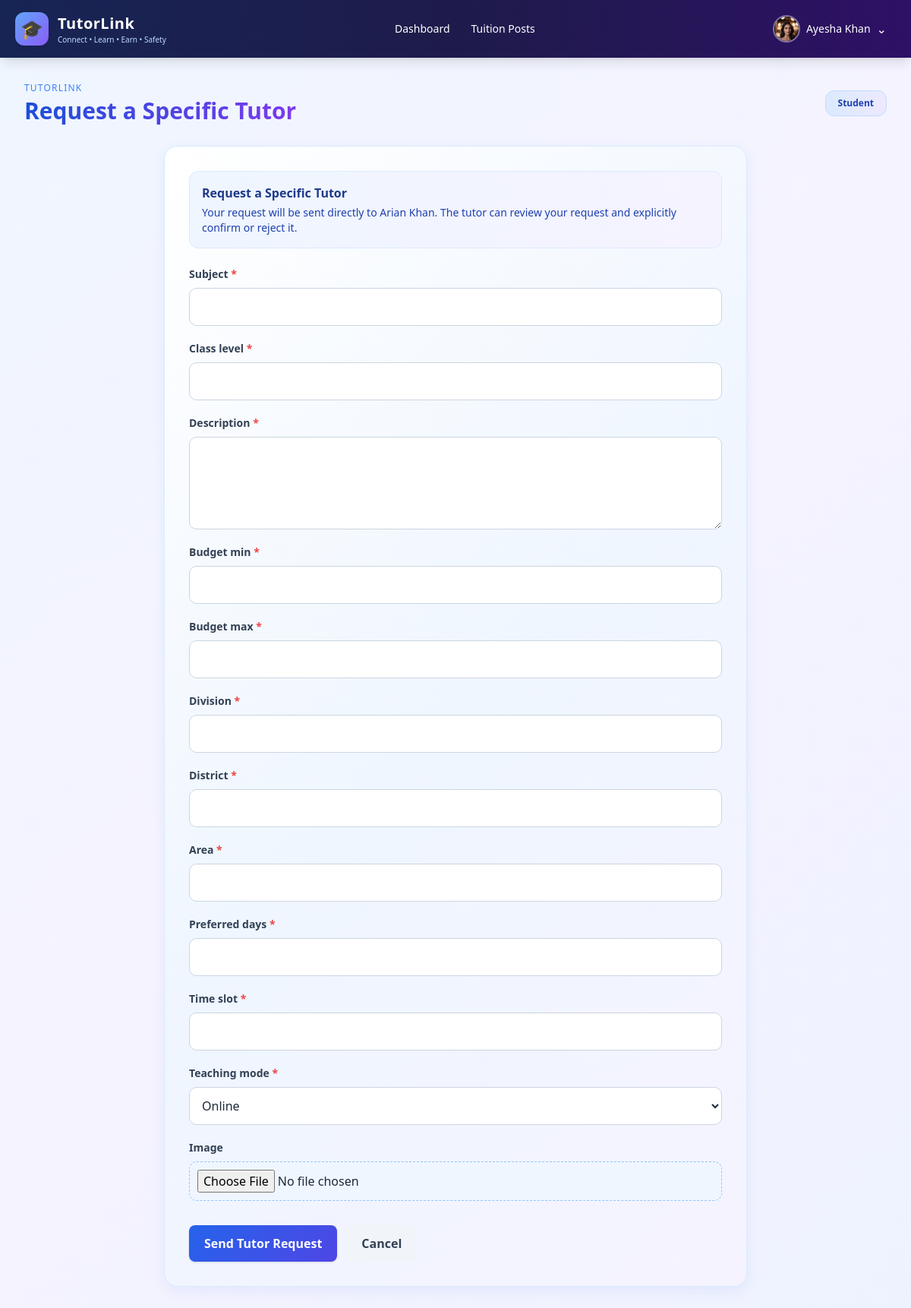
Page /tutors/1/request/ (signed in) on the committed database.
### accounts/models.py (models this page shows, shortened)
class User(AbstractUser):
    class Role(models.TextChoices):
        ADMIN = 'ADMIN', 'Administrator'
        TUTOR = 'TUTOR', 'Tutor'
        STUDENT = 'STUDENT', 'Student'
    role = models.CharField(max_length=10, choices=Role.choices, default=Role.STUDENT)
    phone = models.CharField(max_length=20, blank=True)
    division = models.CharField(max_length=50, blank=True)
    district = models.CharField(max_length=50, blank=True)
    area = models.CharField(max_length=100, blank=True)
    profile_picture = models.ImageField(upload_to='profiles/', blank=True, null=True)
    bio = models.TextField(blank=True)
    is_verified = models.BooleanField(default=False)
    institution = models.CharField(max_length=150, blank=True)
    academic_level = models.CharField(max_length=50, blank=True)
    monthly_budget = models.DecimalField(max_digits=10, decimal_places=2, null=True, blank=True)

### tutors/models.py (models this page shows, shortened)
class TutorProfile(models.Model):
    class Mode(models.TextChoices):
        ONLINE = "ONLINE", "Online"
        OFFLINE = "OFFLINE", "Offline"
        BOTH = "BOTH", "Online & Offline"
    user = models.OneToOneField(
        settings.AUTH_USER_MODEL,
        on_delete=models.CASCADE,
        related_name="tutor_profile",
    )
    university = models.CharField(max_length=200, blank=True)
    department = models.CharField(max_length=200, blank=True)
    subjects = models.ManyToManyField(
        Subject,
        blank=True,
        related_name="tutors",
    )
    class_from = models.PositiveSmallIntegerField(default=1)
    class_to = models.PositiveSmallIntegerField(default=12)
    expected_salary = models.DecimalField(
        max_digits=10,
        decimal_places=2,
        default=0,
    )
    mode = models.CharField(
        max_length=20,
        choices=Mode.choices,
        default=Mode.BOTH,
    )
    experience_years = models.PositiveSmallIntegerField(default=0)
    available_time = models.CharField(max_length=200, blank=True)
    rating = models.DecimalField(
        max_digits=3,
        decimal_places=2,
        default=0,
    )
    review_count = models.PositiveIntegerField(default=0)
    class Meta:
        ordering = ["-rating", "-review_count"]

### tutors/views.py (the view, shortened to what this page needs)
@login_required
def request_tutor(request, profile_id):
    if request.user.role != User.Role.STUDENT:
        raise PermissionDenied
    tutor = get_object_or_404(
        TutorProfile.objects.select_related("user"),
        pk=profile_id,
        user__role=User.Role.TUTOR,
    )
    form = TuitionPostForm(
        request.POST or None,
        request.FILES or None,
    )
    return render(request, "tuitions/post_form.html", {
        "form": form,
        "title": "Request a Specific Tutor",
        "role_name": "Student",
        "target_tutor": tutor,
    })

### tuitions/forms.py (shortened to what this page needs)
class TuitionPostForm(forms.ModelForm):
    class Meta:
        model = TuitionPost
        fields = [
            "subject",
            "class_level",
            "description",
            "budget_min",
            "budget_max",
            "division",
            "district",
            "area",
            "preferred_days",
            "time_slot",
            "teaching_mode",
            "image",
        ]
        widgets = {
            "description": forms.Textarea(attrs={"rows": 4}),
            "image": forms.ClearableFileInput(
                attrs={"accept": "image/*"}
            ),
        }

### templates/tuitions/post_form.html (shortened to what this page needs)
{% extends 'accounts/dashboards/base_dashboard.html' %}
{% block content %}
<div class="max-w-3xl mx-auto">
    <div class="gradient-card p-6 md:p-8">
        {% if target_tutor %}
        <div class="mb-6 p-4 rounded-xl bg-gradient-to-r from-blue-50 to-violet-50 border border-blue-100">
            <h3 class="font-bold text-blue-900">Request a Specific Tutor</h3>
            <p class="text-sm text-blue-800 mt-1">
                Your request will be sent directly to
                {{ target_tutor.user.get_full_name|default:target_tutor.user.username }}.
                The tutor can review your request and explicitly confirm or reject it.
            </p>
        </div>
        {% endif %}
        <form method="post" enctype="multipart/form-data" class="space-y-5">
            {% for field in form %}
            <div>
                <label for="{{ field.id_for_label }}"
                       class="block text-sm font-semibold mb-2 text-slate-700">
                    {{ field.label }}
                    {% if field.field.required %}
                    <span class="text-red-500">*</span>
                    {% endif %}
                </label>
                {{ field }}
            </div>
            {% endfor %}
            <div class="flex flex-wrap gap-3 pt-3">
                <button type="submit"
                        class="gradient-button px-5 py-3 rounded-lg font-semibold shadow">
                    {% if target_tutor %}
                        Send Tutor Request
                    {% elif title == "Edit Tuition Post" %}
                        Save Changes
                    {% else %}
                        Create Tuition Post
                    {% endif %}
                </button>
                <a href="{% url 'tuitions:post_list' %}"
                   class="px-5 py-3 rounded-lg bg-slate-100 text-slate-700 font-semibold hover:bg-slate-200 transition">
                    Cancel
                </a>
            </div>
        </form>
    </div>
</div>
{% endblock %}

### templates/accounts/dashboards/base_dashboard.html (shortened to what this page needs)
<!DOCTYPE html>
<html lang="en">
<head>
    <script src="https://cdn.tailwindcss.com"></script>
</head>
<body class="min-h-screen text-slate-800">
    <nav class="bg-gradient-to-r from-blue-950 via-indigo-950 to-violet-950 text-white shadow-lg">
        <div class="max-w-7xl mx-auto px-5">
            <div class="flex flex-wrap items-center justify-between gap-4 min-h-[76px]">
                <a href="{% url 'role_dashboard' %}"
                   class="flex items-center gap-3 shrink-0">
                    <div class="w-11 h-11 rounded-xl bg-gradient-to-br from-blue-400 to-violet-500 flex items-center justify-center text-2xl shadow">
                        🎓
                    </div>
                    <div>
                        <div class="font-bold text-xl tracking-wide">TutorLink</div>
                        <div class="text-[10px] text-blue-200">
                            Connect • Learn • Earn • Safety
                        </div>
                    </div>
                </a>
                <div class="flex flex-wrap items-center gap-1 text-sm font-medium">
                    <a href="{% url 'role_dashboard' %}"
                       class="px-3 py-2 rounded-lg hover:bg-white/10 transition">
                        Dashboard
                    </a>
                    <a href="{% url 'tuitions:post_list' %}"
                       class="px-3 py-2 rounded-lg hover:bg-white/10 transition">
                        Tuition Posts
                    </a>
                </div>
                <div class="relative shrink-0" id="profileDropdown">
                    <button type="button"
                            id="profileButton"
                            aria-expanded="false"
                            aria-controls="profileMenu"
                            class="flex items-center gap-2 px-3 py-2 rounded-xl hover:bg-white/10 transition">
                        {% if user.profile_picture %}
                            <img src="{{ user.profile_picture.url }}"
                                 alt="Profile picture"
                                 class="w-9 h-9 rounded-full object-cover border-2 border-white/40">
                        {% else %}
                            <div class="w-9 h-9 rounded-full bg-gradient-to-br from-blue-400 to-violet-500 flex items-center justify-center font-bold">
                                {{ user.username|first|upper }}
                            </div>
                        {% endif %}
                        <span class="text-sm font-medium max-w-[150px] truncate">
                            {{ user.get_full_name|default:user.username }}
                        </span>
                        <span id="profileArrow" aria-hidden="true">⌄</span>
                    </button>
                </div>
            </div>
        </div>
    </nav>
    <main class="p-5 md:p-8">
        <div class="max-w-7xl mx-auto">
            <div class="flex flex-wrap items-center justify-between gap-4 mb-7">
                <div>
                    <div class="text-xs text-blue-500 uppercase tracking-widest mb-1">
                        TutorLink
                    </div>
                    <h1 class="text-3xl font-bold gradient-heading">
                    </h1>
                </div>
                <div class="px-4 py-2 bg-gradient-to-r from-blue-100 to-violet-100 rounded-xl border border-blue-200 text-xs font-bold text-blue-800">
                    {{ role_name }}
                </div>
            </div>
            {% block content %}{% endblock %}
        </div>
    </main>
</body>
</html>

### templates/accounts/dashboards/base_dashboard.html (style rules this page uses)
body { background: linear-gradient(135deg, #eff6ff, #f5f3ff, #eef2ff); min-height: 100vh; }
.gradient-card { background: linear-gradient(135deg, #ffffff, #eff6ff, #f5f3ff); border: 1px solid #dbeafe; border-radius: 18px; box-shadow: 0 5px 18px rgba(37, 99, 235, 0.08); transition: transform .2s ease, box-shadow .2s ease; }
.gradient-button { background: linear-gradient(135deg, #2563eb, #4f46e5); color: white; transition: .2s ease; }
.gradient-heading { background: linear-gradient(90deg, #1d4ed8, #7c3aed); -webkit-background-clip: text; background-clip: text; color: transparent; }
input:not([type="checkbox"]):not([type="radio"]):not([type="file"]), select, textarea { border: 1px solid #cbd5e1; border-radius: 10px; padding: 10px 12px; }

### templates/tuitions/post_form.html (style rules this page uses)
input:not([type="checkbox"]):not([type="radio"]):not([type="file"]), select, textarea { display: block; width: 100%; border: 1px solid #cbd5e1; border-radius: 10px; padding: 12px; background: #ffffff; color: #1e293b; box-sizing: border-box; }
input[type="file"] { display: block; width: 100%; padding: 10px; border: 1px dashed #93c5fd; border-radius: 10px; background: #eff6ff; }
textarea { min-height: 110px; resize: vertical; }

### rows in the picture
User: profile_picture (picture), get_full_name "Ayesha Khan", role "Student"
TutorProfile: user.get_full_name "Arian Khan"

### other values in the picture
{{ field.label }} "Subject" "Class level" "Description" "Budget min" "Budget max" "Division" "District" "Area" "Preferred days" "Time slot" "Teaching mode" "Image"
